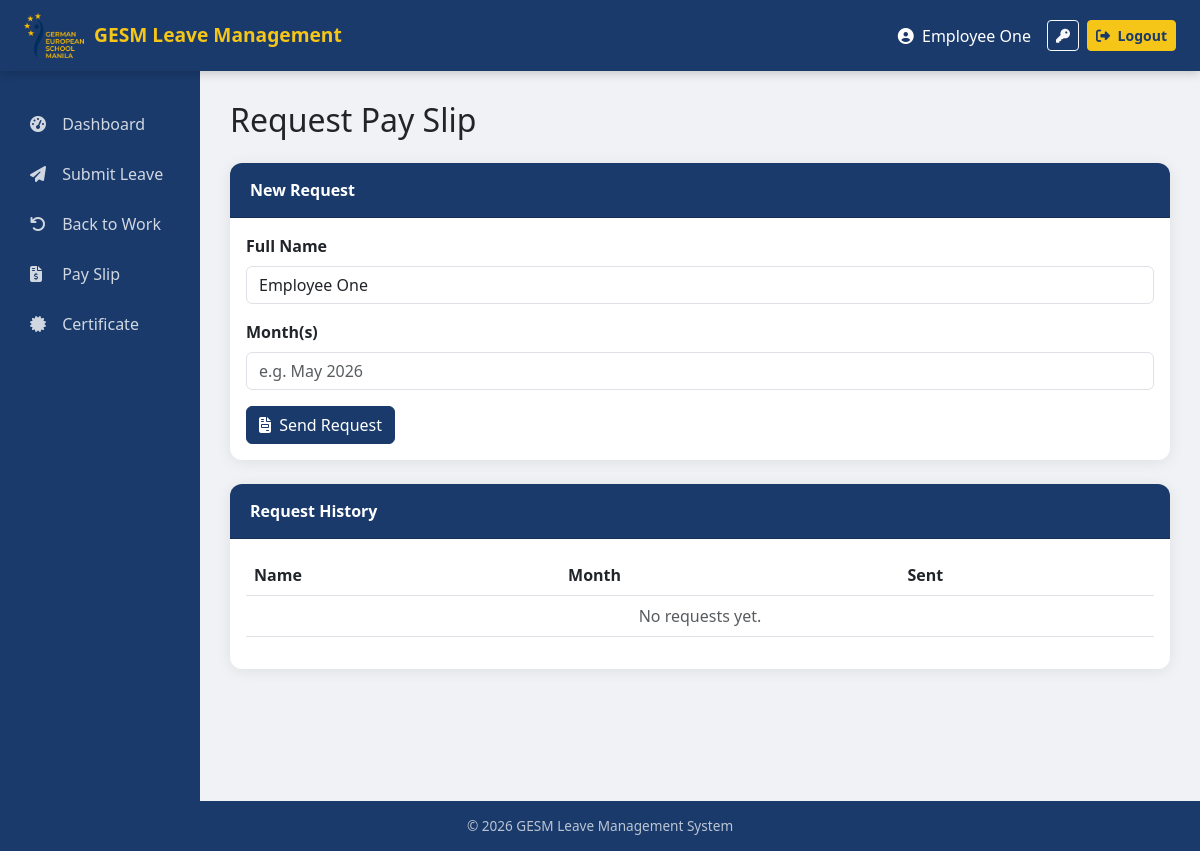
The page /dashboard/pay-slip/ (signed in) on the database as committed earlier.
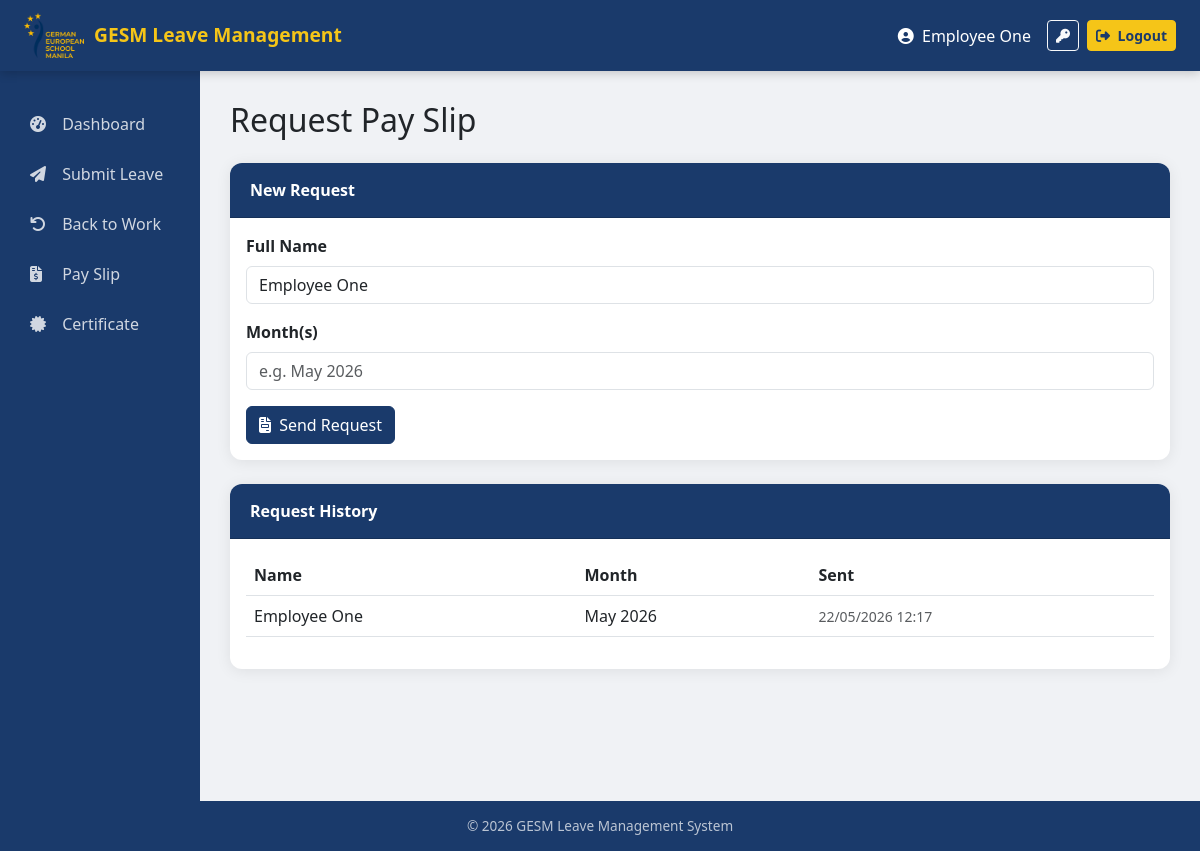
The same page on the database as committed later.
### dashboard/models.py (models this page shows, shortened)
class PaySlipRequest(models.Model):
    user = models.ForeignKey(settings.AUTH_USER_MODEL, on_delete=models.CASCADE)
    full_name = models.CharField(max_length=200)
    month = models.CharField(max_length=50)
    sent_at = models.DateTimeField(auto_now_add=True)

### dashboard/views.py (the view, shortened to what this page needs)
# urls.py: path('pay-slip/', PaySlipView.as_view(), name='pay_slip'),
class PaySlipView(LoginRequiredMixin, View):
    ALLOWED_ROLES = ['teacher', 'admin', 'head_of_department', 'head_of_school', 'hr']
    def get(self, request):
        if request.user.role not in self.ALLOWED_ROLES:
            return redirect('dashboard')
        history = PaySlipRequest.objects.filter(user=request.user).order_by('-sent_at')
        return render(request, 'dashboard/pay_slip.html', {'history': history})

### dashboard/templates/dashboard/pay_slip.html
{% extends 'base.html' %}
{% block content %}
<h2 class='mb-4'>Request Pay Slip</h2>
<div class='card mb-4'>
  <div class='card-header'>New Request</div>
  <div class='card-body'>
    <form method='post'>{% csrf_token %}
      <div class='mb-3'>
        <label class='form-label fw-bold'>Full Name</label>
        <input name='full_name' class='form-control'
          value='{{ request.user.first_name }} {{ request.user.last_name }}' required>
      </div>
      <div class='mb-3'>
        <label class='form-label fw-bold'>Month(s)</label>
        <input name='month' class='form-control'
          placeholder='e.g. May 2026' required>
      </div>
      <button type='submit' class='btn btn-primary'>
        <i class='fas fa-file-invoice me-1'></i> Send Request
      </button>
    </form>
  </div>
</div>
<div class='card'>
  <div class='card-header'>Request History</div>
  <div class='card-body'>
    <table class='table table-hover'>
      <thead><tr>
        <th>Name</th><th>Month</th><th>Sent</th>
      </tr></thead>
      <tbody>
        {% for r in history %}
        <tr>
          <td>{{ r.full_name }}</td>
          <td>{{ r.month }}</td>
          <td><small class='text-muted'>{{ r.sent_at|date:'d/m/Y H:i' }}</small></td>
        </tr>
        {% empty %}
        <tr><td colspan='3' class='text-center text-muted'>No requests yet.</td></tr>
        {% endfor %}
      </tbody>
    </table>
  </div>
</div>
{% endblock %}

Rows that differ between the two databases and show on the page:
added PaySlipRequest: full_name "Employee One", month "May 2026", sent_at "22/05/2026 12:17"
Other text that changed with them:
text no longer shown: "No requests yet."
